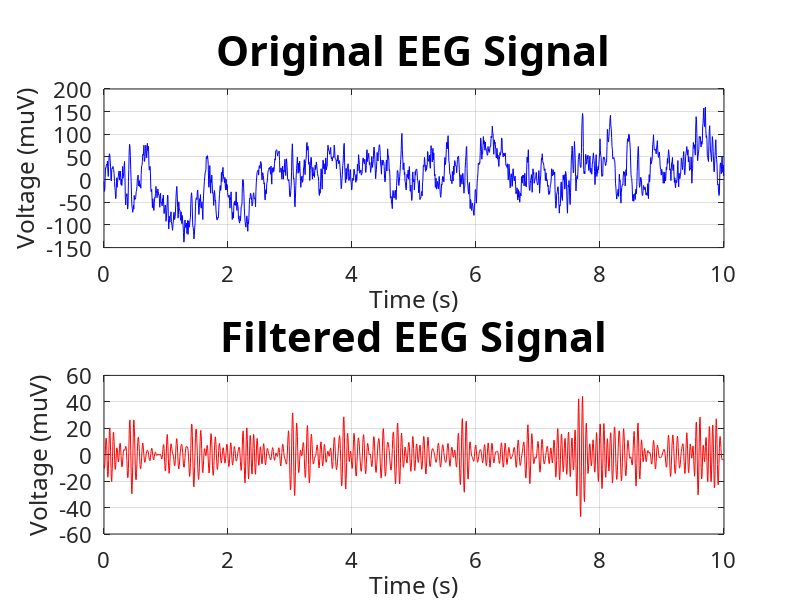

Write MATLAB code to recreate this figure. (Note: this script raises an error after producing the figure.)
% Skyler Hallinan
% 6/1/19
% Homework 6: Part B

clear all; close all; clc;

% Changing our default fonts
set (0, 'defaultAxesFontName', 'CMU Serif')
set (0, 'defaultTextFontName', 'CMU Serif')
%% Loading in data
data = csvread('samples.csv', 2,0);

%% Creating filter and filtered data
% Vector representing bounds of our discretized filter function
n = -80:1:80;

% Manually setting our 0 index to a small value (so we don't get an
% undefined value when we plug it into our sinc fucnction)
n(81) = 1e-7;

% Creating our filter as derived in part A
filter = (160*cos(pi/5.*n).*sin(pi/20.*n).*(0.54+0.46*cos(pi/80.*n)))./(n*pi);

% Convolving our data with the filter (and using only the central part of
% the convolution so that our filtered data is the same length)
filtered = conv(data(:,2),filter, 'same');


% Calclating the fft of our filtered and original data
fft_filtered = fftshift(abs(fft(filtered)));
fft_original = fftshift(abs(fft(data(:,2))));

% Callculating gain by looking at the index corresopnding to the 16 Hz
% mark.
gain = fft_filtered(961)/fft_original(961)

% Readjusting the filter coefficients so that we do not amplify the signal
filter = filter/gain;
% Reconvolving to find the filtered data once more
filtered = conv(data(:,2),filter, 'same');

% To remove gain, can also do the following (instead of redefining the
% filter): filtered = filtered/gain

%% Time Domain Plots: Original Signal vs Filtered Signal
close all;

subplot(2,1,1);
plot(data(:,1), data(:,2), 'b');
grid on;
xlabel("Time (s)"); ylabel("Voltage (\muV)");
set(gca, 'fontsize', 16);
title("Original EEG Signal", 'fontsize', 30);

subplot(2,1,2)
plot(data(:,1), filtered, 'r');
grid on;
xlabel("Time (s)"); ylabel("Voltage (\muV)");
set(gca, 'fontsize', 16);
title("Filtered EEG Signal", 'fontsize', 30);

sgtitle("Original and Filtered Time-Domain EEG Signals", 'fontsize', 40);

%% Magnitude Spectra: Original Signal vs Filtered Signal
close all;

fftdomain = -80:0.1:80-0.1;

subplot(1,2,1);
plot(fftdomain, fftshift(abs(fft(data(:,2)))),'b');
xlabel("Frequency (Hz)", 'fontsize', 24); ylabel("Magnitude", 'fontsize', 24);
set(gca, 'fontsize', 16);
title("Original EEG Signal", 'fontsize', 30);
xlim([min(fftdomain), 80]);
grid on;

subplot(1,2,2);
plot(fftdomain, fftshift(abs(fft(filtered))),'r');
xlabel("Frequency (Hz)", 'fontsize', 24); ylabel("Magnitude", 'fontsize', 24);
set(gca, 'fontsize', 16);
title("Filtered EEG Signal", 'fontsize', 30);
xlim([min(fftdomain), 80]);
grid on;

sgtitle("Magnitude Spectra of Original and Filtered EEG Signals", 'fontsize', 40);

